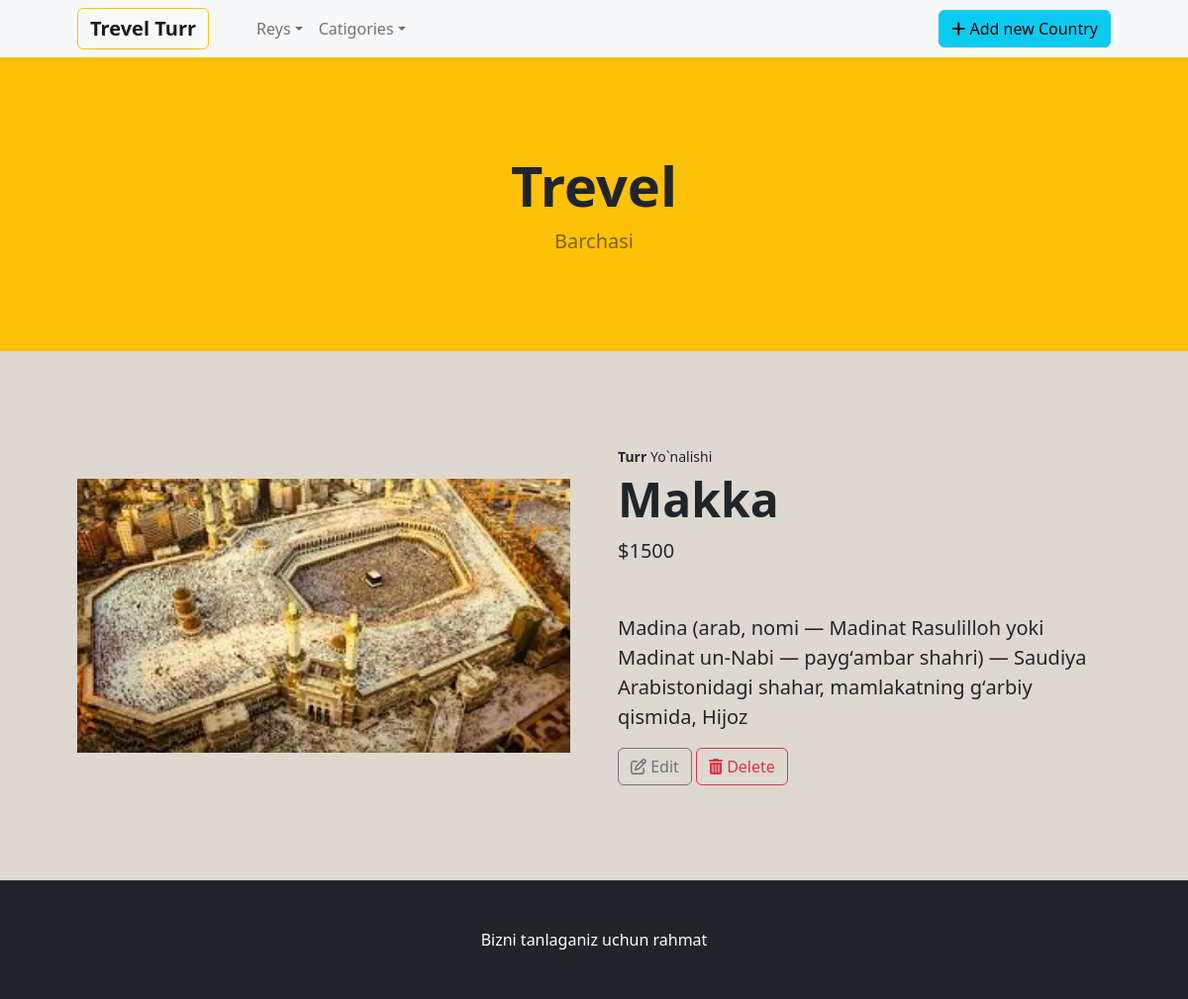
Page /batafsil/6/ on the committed database.
### shop/models.py (models this page shows, shortened)
class Product(models.Model):
    name=models.CharField(max_length=100)
    price=models.PositiveIntegerField()
    category=models.ForeignKey(Category,on_delete=models.CASCADE,related_name='products' )
    product_date=models.DateField(auto_now_add=True)
    image=models.ImageField(upload_to='product_image/',null=True)
    about=models.CharField(max_length=1500,null=True)

### shop/views.py (the view)
# urls.py: path('batafsil/<int:id>/', batafsil, name="batafsil"),
def batafsil(request, id):
    product = get_object_or_404(Product, id=id)
    categorys = Category.objects.all()
    air = Air.objects.all()
    return render(request, 'batafsil.html', {"product": product, "cats": categorys, 'air':air})

### template/batafsil.html (shortened to what this page needs)
{% extends 'base.html' %}
{% block content %}
        <section class="py-5">
            <div class="container px-4 px-lg-5 my-5">
                <div class="row gx-4 gx-lg-5 align-items-center">
                    <div class="col-md-6"><img class="card-img-top mb-5 mb-md-0" src="{{product.image.url}}" alt="..." /></div>
                    <div class="col-md-6">
                        <div class="small mb-1"><b>Turr</b> Yo`nalishi</div>
                        <h1 class="display-5 fw-bolder">{{product.name}}</h1>
                        <div class="fs-5 mb-5">
                            <span>${{product.price}}</span>
                        </div>
                        <p class="lead">{{product.about}}</p>
                        <a href="{% url 'update_product' product.id %}" class="btn btn-outline-secondary">
                            <i class="fa-regular fa-pen-to-square"></i> Edit
                        </a>
                        <a href="{% url 'delete_product' product.id %}" class="btn btn-outline-danger">
                            <i class="fa-solid fa-trash-can"></i> Delete
                        </a>
                    </div>
                </div>
            </div>
        </section>
{% endblock content %}

### rows in the picture
Product: image (picture), name "Makka", price "1500", about "Madina (arab, nomi — Madinat Rasulilloh yoki Madinat un-Nabi — paygʻambar shahri) — Saudiya Arabistonidagi shahar, mamlakatning gʻarbiy qismida, Hijoz"
